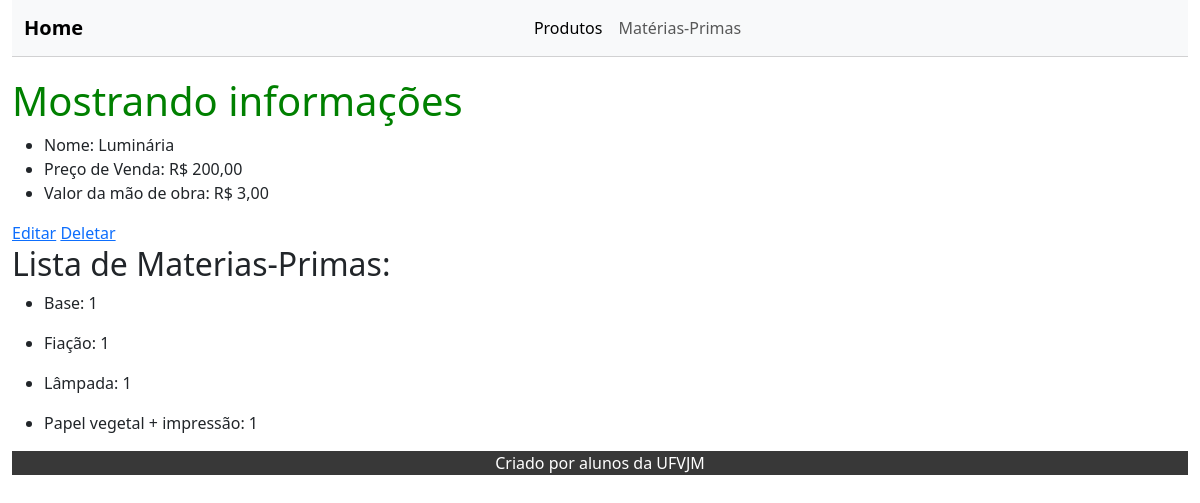
The page /produto/detalhes/18/ on the database its author committed.
### produto/models.py (models this page shows)
class Produto(models.Model):
    nome = models.CharField(max_length=100)
    precoVenda = models.FloatField(null=True)
    mao_de_obra = models.FloatField(null=True)
    materias_primas = models.ManyToManyField(MateriaPrima, through='ProdutoMateriaPrima')
    def __str__(self):
        return self.nome

class ProdutoMateriaPrima(models.Model):
    produto = models.ForeignKey(Produto, on_delete=models.CASCADE)
    materia_prima = models.ForeignKey(MateriaPrima, on_delete=models.CASCADE)
    quantidade = models.FloatField(null=True)
    def __str__(self):
        return f'{self.produto} - {self.materia_prima.nome}: {self.quantidade}'

### materiaPrima/models.py (models this page shows)
class MateriaPrima(models.Model):
    nome = models.CharField(max_length=100)
    disponivel = models.IntegerField(null=True)
    preco = models.FloatField(null=True)
    def __str__(self):
        return self.nome

### produto/views.py (the view)
# urls.py: path("detalhes/<int:produto_id>/", views.detalhes, name='detalhes'),
def detalhes(request,produto_id):
    produto = get_object_or_404(Produto, id=produto_id)
    produto_materia_prima = ProdutoMateriaPrima.objects.filter(produto=produto)
    print("Lista de materias-primas do produto: {}".format(produto_materia_prima))
    context = {
        'produto': produto,
        'produto_materia_Prima': produto_materia_prima
    }
    return render(request, 'detalhes.html', context)

### produto/templates/detalhes.html
{% extends 'base.html' %}
{% block content %}
    <h1>Mostrando informações</h1>
    <ul>
        <li>Nome: {{ produto.nome}}</li>
        <li>Preço de Venda: {{ "R$" }} {{ produto.precoVenda|floatformat:2}}</li>
        <li>Valor da mão de obra: {{ "R$" }} {{ produto.mao_de_obra|floatformat:2}}</li>
    </ul>
    <a href="../../editar/{{produto.pk}}">Editar</a>
    <a href="../../deletar/{{produto.pk}}">Deletar</a>
    <h2>Lista de Materias-Primas:</h2>
    {% for item in produto_materia_Prima %}
        <ul>
            <li>{{ item.materia_prima}}: {{ item.quantidade }}</li>
        </ul>
    {% endfor %}
{% endblock %}

### static/css/styles.css (style rules this page uses)
main > h1 { color: green; }

### rows shown on the page
Produto: nome "Luminária", precoVenda "200,00", mao_de_obra "3,00"
ProdutoMateriaPrima: materia_prima "Base", quantidade "1"
ProdutoMateriaPrima: materia_prima "Fiação", quantidade "1"
ProdutoMateriaPrima: materia_prima "Lâmpada", quantidade "1"
ProdutoMateriaPrima: materia_prima "Papel vegetal + impressão", quantidade "1"

### other values the page prints
{{ "R$" }} "R$"
